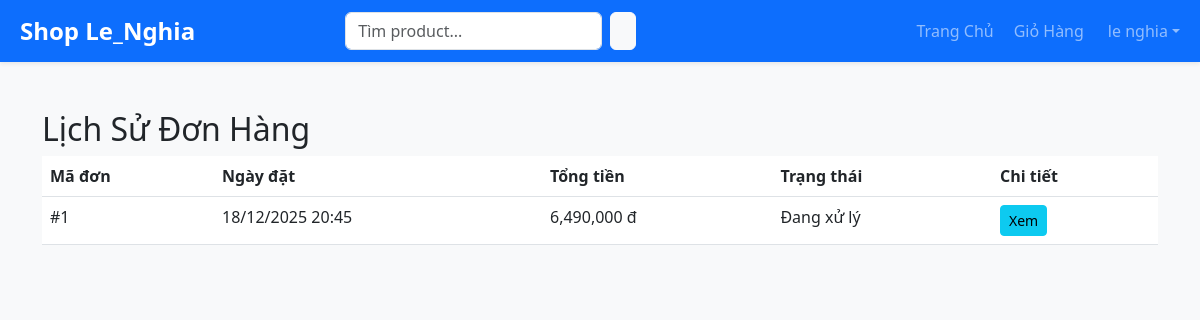
/my_orders.php (signed in), run on the app's committed database.
### tables this page shows
CREATE TABLE `orders` (
  `id` int(11) NOT NULL,
  `user_id` int(11) NOT NULL,
  `ngay_dat` datetime NOT NULL DEFAULT current_timestamp(),
  `tong_tien` decimal(12,0) NOT NULL,
  `tinh_trang` enum('dang_xu_ly','da_giao','da_huy') DEFAULT 'dang_xu_ly'
);

### my_orders.php (the view, shortened to what this page needs)
<?php include 'config.php'; include 'functions.php'; checkUser(); ?>
<!DOCTYPE html>
<html lang="vi">
<head>
    <link href="https://cdn.jsdelivr.net/npm/bootstrap@5.3.0/dist/css/bootstrap.min.css" rel="stylesheet">
</head>
<body class="bg-light">
    <?php include 'navbar.php'; ?>
    <div class="container my-5">
        <h2>Lịch Sử Đơn Hàng</h2>
        <?php
        $stmt = $pdo->prepare("SELECT * FROM orders WHERE user_id = ? ORDER BY ngay_dat DESC");
        $stmt->execute([$_SESSION['user_id']]);
        $orders = $stmt->fetchAll();
        if (empty($orders)): ?>
            <p>Bạn chưa có đơn hàng nào.</p>
        <?php else: ?>
            <table class="table">
                <thead>
                    <tr>
                        <th>Mã đơn</th>
                        <th>Ngày đặt</th>
                        <th>Tổng tiền</th>
                        <th>Trạng thái</th>
                        <th>Chi tiết</th>
                    </tr>
                </thead>
                <tbody>
                    <?php foreach ($orders as $order): ?>
                    <tr>
                        <td>#<?php echo $order['id']; ?></td>
                        <td><?php echo date('d/m/Y H:i', strtotime($order['ngay_dat'])); ?></td>
                        <td><?php echo number_format($order['tong_tien']); ?> đ</td>
                        <td>
                            <?php
                            $status = ['dang_xu_ly' => 'Đang xử lý', 'da_giao' => 'Đã giao', 'da_huy' => 'Đã hủy'];
                            echo $status[$order['tinh_trang']];
                            ?>
                        </td>
                        <td><a href="order_detail.php?id=<?php echo $order['id']; ?>" class="btn btn-info btn-sm">Xem</a></td>
                    </tr>
                    <?php endforeach; ?>
                </tbody>
            </table>
        <?php endif; ?>
    </div>
</body>
</html>

### data on the page
orders: id "1", ngay_dat "18/12/2025 20:45", tong_tien "6,490,000", tinh_trang "Đang xử lý"

### other printed values
$_SESSION['full_name'] "le nghia"
